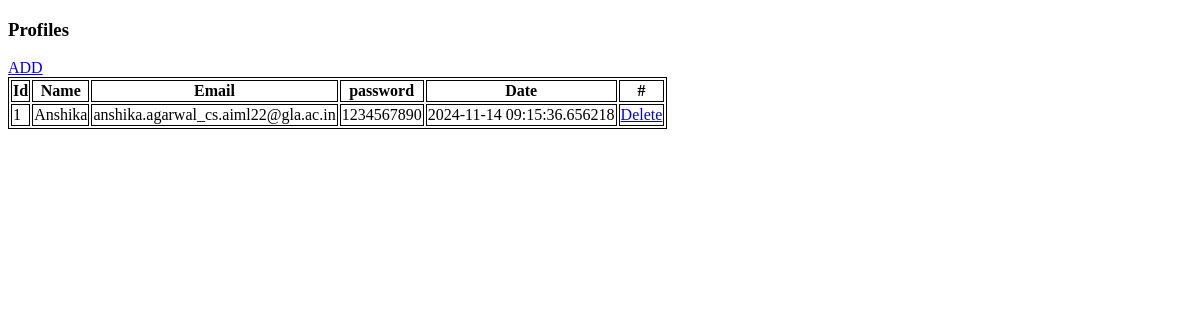
The page /profiles on the database as committed earlier.
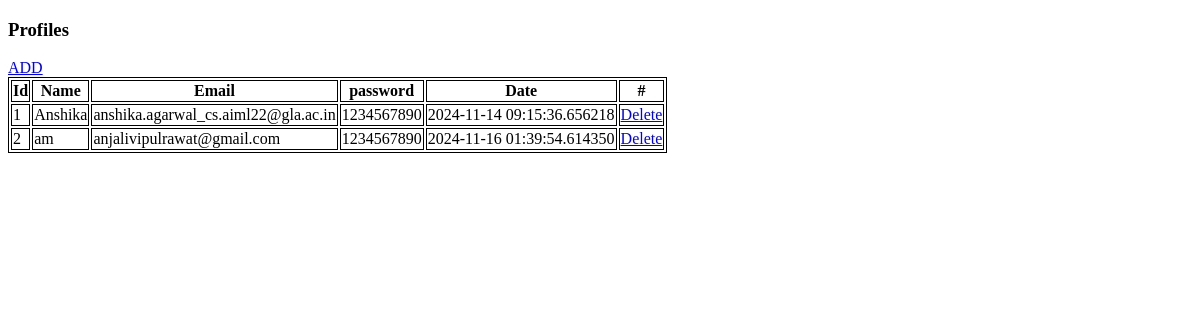
The same page on the database as committed later.
### app.py (models this page shows)
class Employee(db.Model):
    id = db.Column(db.Integer, primary_key=True)
    full_name = db.Column(db.String(100), nullable=False)
    username = db.Column(db.String(100), nullable=False, unique=True)
    email = db.Column(db.String(100), nullable=False, unique=True)
    phone_number = db.Column(db.String(15), nullable=False)
    password = db.Column(db.String(100), nullable=False)
    date = db.Column(db.DateTime, default=datetime.utcnow)

### app.py (the view)
@app.route('/profiles')
def index():
    try:
        profiles = Employee.query.all()
        return render_template('profiles.html', profiles=profiles)
    except Exception as e:
        logging.error(f"Error fetching profiles: {e}")
        flash('An error occurred while fetching profiles.')
        return render_template('profiles.html', profiles=[])

### templates/profiles.html (shortened to what this page needs)
<!DOCTYPE html>
<html>
   <head>
   </head>
   <body>
      <h3>Profiles</h3>
      <a href="/add_data">ADD</a>
      <br>
      <table>
         <thead>
            <th>Id</th>
            <th>Name</th>
            <th>Email</th>
            <th>password</th>
            <th>Date</th>
            <th>#</th>
         </thead>
         {% for data in profiles %}
         <tbody>
            <td>{{data.id}}</td>
            <td>{{data.full_name}}</td>
            <td>{{data.email}}</td>
            <td>{{data.password}}</td>
            <td>{{data.date}}</td>
            <td><a href="/delete/{{data.id}}" type="button">Delete</a></td>
         </tbody>
         {% endfor%}
      </table>
   </body>
</html>

### templates/profiles.html (style rules this page uses)
table, th, td { border:1px solid black; }

Rows that differ between the two databases and show on the page:
added Employee: id "2", full_name "am", email "anjalivipulrawat@gmail.com", password "1234567890", date "2024-11-16 01:39:54.614350"
